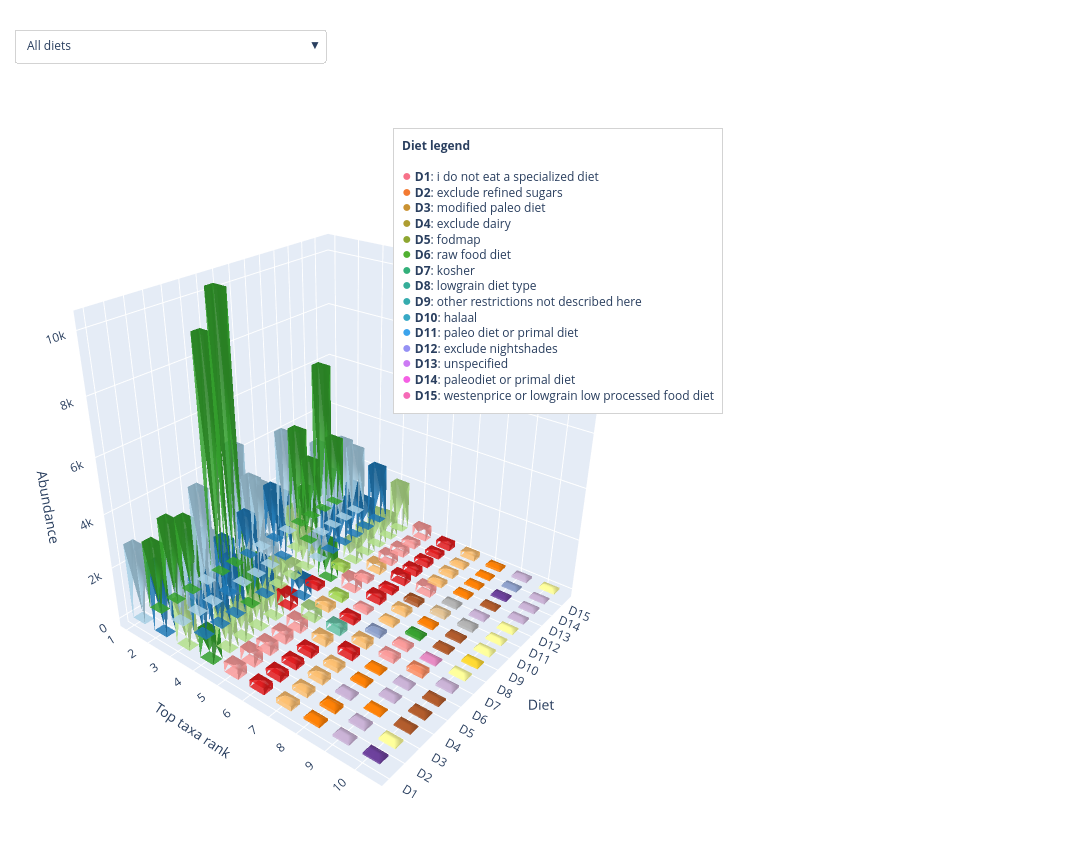

Notebook code cell kept with this figure:
### Code cell
# Completely AI generated previous graph generation to check if it can be dynamically anymated
import plotly.graph_objects as go
diet_tops = {}

for diet in all_diets:
    top_ = (
        df_long.query(f'{diet} == "yes"')
        .groupby('taxa', as_index=False)['abundance']
        .median()
        .sort_values('abundance', ascending=False)
        .head(10)
    )

    if not top_.empty:
        diet_tops[diet] = top_.reset_index(drop=True)

# human friendly diets names
diet_names = {
    diet: (
        diet.replace('attribute_specialized_diet_', '')
            .replace('attribute_', '')
            .replace('_', ' ')
    )
    for diet in diet_tops
}

# same colors as on the previous graph
base_colors = (
    sns.color_palette('Paired').as_hex()
    + sns.color_palette('Set2').as_hex()
    + sns.color_palette('Set3').as_hex()
    + sns.color_palette('tab20').as_hex()
)

palette = {}

for top_ in diet_tops.values():
    for t in top_['taxa']:
        if t not in palette:
            palette[t] = base_colors[len(palette) % len(base_colors)]


fig = go.Figure()

bar_w = 0.55
bar_d = 0.55

trace_diets = []

for y_idx, (diet, top_) in enumerate(diet_tops.items()):
    diet_name = diet_names[diet]

    for rank, row in top_.iterrows():
        taxa = row['taxa']
        abundance = row['abundance']

        x0 = rank
        y0 = y_idx

        x = [
            x0, x0 + bar_w, x0 + bar_w, x0,
            x0, x0 + bar_w, x0 + bar_w, x0
        ]
        y = [
            y0, y0, y0 + bar_d, y0 + bar_d,
            y0, y0, y0 + bar_d, y0 + bar_d
        ]
        z = [
            0, 0, 0, 0,
            abundance, abundance, abundance, abundance
        ]

        i = [0, 0, 0, 1, 2, 3, 4, 4, 5, 6, 7, 4]
        j = [1, 2, 3, 5, 6, 7, 5, 6, 6, 7, 4, 7]
        k = [2, 3, 0, 6, 7, 4, 6, 7, 2, 3, 0, 3]

        fig.add_trace(
            go.Mesh3d(
                x=x,
                y=y,
                z=z,
                i=i,
                j=j,
                k=k,
                color=palette[taxa],
                opacity=0.85,
                name=diet_name,
                legendgroup=diet_name,
                showlegend=False,
                customdata=[[diet_name, taxa, rank + 1, abundance]] * 8,
                hovertemplate=(
                    "<b>Diet:</b> %{customdata[0]}<br>"
                    "<b>Taxa:</b> %{customdata[1]}<br>"
                    "<b>Rank:</b> %{customdata[2]}<br>"
                    "<b>Abundance:</b> %{customdata[3]:.2f}"
                    "<extra></extra>"
                )
            )
        )

        trace_diets.append(diet)


# "All" button
buttons = []

buttons.append(
    dict(
        label="All diets",
        method="restyle",
        args=[{"opacity": [0.85] * len(fig.data)}]
    )
)

# кнопки для каждой диеты
for selected_diet in diet_tops.keys():
    opacities = [
        0.95 if d == selected_diet else 0.08
        for d in trace_diets
    ]

    buttons.append(
        dict(
            label=diet_names[selected_diet],
            method="restyle",
            args=[{"opacity": opacities}]
        )
    )


# legend colors 
diet_legend_colors = sns.color_palette("husl", len(diet_tops)).as_hex()

diet_legend_text = "<br>".join(
    [
        (
            f"<span style='color:{diet_legend_colors[i]}; font-size:16px'>●</span> "
            f"<b>D{i+1}</b>: {diet_names[diet]}"
        )
        for i, diet in enumerate(diet_tops.keys())
    ]
)


fig.update_layout(
    title="Top taxa by diet",
    width=1550,
    height=850,

    updatemenus=[
        dict(
            buttons=buttons,
            direction="down",
            showactive=True,
            x=0.02,
            y=1.08,
            xanchor="left",
            yanchor="top",
            bgcolor="white",
            bordercolor="lightgray",
            borderwidth=1
        )
    ],

    annotations=[
        dict(
            text="<b>Diet legend</b><br><br>" + diet_legend_text,
            x=1.03,
            y=0.95,
xref="paper",
            yref="paper",
            showarrow=False,
            align="left",
            bordercolor="lightgray",
            borderwidth=1,
            borderpad=8,
            bgcolor="white",
            font=dict(size=12)
        )
    ],

    scene=dict(
        xaxis=dict(
            title="Top taxa rank",
            tickmode="array",
            tickvals=list(range(10)),
            ticktext=[str(i) for i in range(1, 11)]
        ),

        yaxis=dict(
            title="Diet",
            tickmode="array",
            tickvals=list(range(len(diet_tops))),
            ticktext=[
                f"D{i+1}" for i in range(len(diet_tops))
            ]
        ),

        zaxis=dict(title="Abundance"),

        camera=dict(
            eye=dict(x=1.45, y=-1.8, z=1.25)
        ),

        dragmode=False
    ),

    margin=dict(l=0, r=390, t=90, b=0)
)

fig.show()
